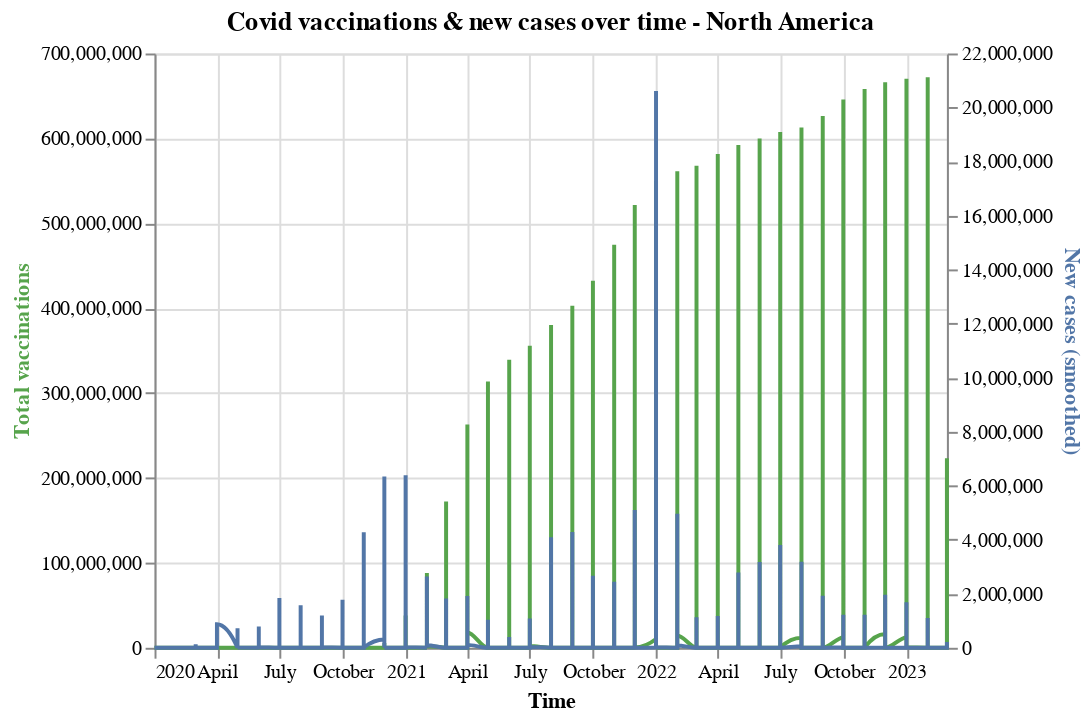

Notebook cell for this chart:
### Markdown cell above
*Observe:* except for certain otliers were  new deaths per million and new cases spiked, there is a decreasing trend with increasing covid vaccination counts.

### Code cell
base = alt.Chart(data_grouped).encode(
    alt.X('month_year:T', axis=alt.Axis(title='Time'))
).properties(title='Covid vaccinations & new cases over time - North America')


line1 = base.mark_line(stroke='#57A44C', interpolate='monotone').encode(
    alt.Y('total_vaccinations',
          axis=alt.Axis(title=' Total vaccinations', titleColor='#57A44C'))
)

line2 = base.mark_line(stroke='#5276A7', interpolate='monotone').encode(
    alt.Y('new_cases_smoothed',
          axis=alt.Axis(title='New cases (smoothed)', titleColor='#5276A7'))
)


alt.layer(line1, line2).resolve_scale(
    y = 'independent'
)

### Figure 1 — Vega-Lite specification as saved in the notebook (floating-point values rounded to 4 significant figures; data arrays with more than 128 entries replaced by an {"elided": "..."} marker saying what was removed)
{"config": {"view": {"continuousWidth": 400, "continuousHeight": 300}}, "layer": [{"mark": {"type": "line", "interpolate": "monotone", "stroke": "#57A44C"}, "encoding": {"x": {"axis": {"title": "Time"}, "field": "month_year", "type": "temporal"}, "y": {"axis": {"title": " Total vaccinations", "titleColor": "#57A44C"}, "field": "total_vaccinations", "type": "quantitative"}}, "title": "Covid vaccinations & new cases over time - North America"}, {"mark": {"type": "line", "interpolate": "monotone", "stroke": "#5276A7"}, "encoding": {"x": {"axis": {"title": "Time"}, "field": "month_year", "type": "temporal"}, "y": {"axis": {"title": "New cases (smoothed)", "titleColor": "#5276A7"}, "field": "new_cases_smoothed", "type": "quantitative"}}, "title": "Covid vaccinations & new cases over time - North America"}], "data": {"name": "data-6d5a91fd98b8af167d93f0d691449ad4"}, "resolve": {"scale": {"y": "independent"}}, "$schema": "https://vega.github.io/schema/vega-lite/v4.17.0.json", "datasets": {"data-6d5a91fd98b8af167d93f0d691449ad4": {"elided": "1341 records"}}}
